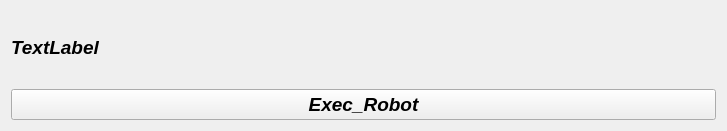
<?xml version="1.0" encoding="UTF-8"?>
<ui version="4.0">
 <class>Form</class>
 <widget class="QWidget" name="Form">
  <property name="geometry">
   <rect>
    <x>0</x>
    <y>0</y>
    <width>727</width>
    <height>131</height>
   </rect>
  </property>
  <property name="font">
   <font>
    <pointsize>14</pointsize>
    <italic>true</italic>
    <bold>true</bold>
   </font>
  </property>
  <property name="windowTitle">
   <string>Form</string>
  </property>
  <layout class="QHBoxLayout" name="horizontalLayout">
   <item>
    <layout class="QGridLayout" name="gridLayout">
     <item row="1" column="0">
      <layout class="QVBoxLayout" name="verticalLayout">
       <property name="sizeConstraint">
        <enum>QLayout::SetFixedSize</enum>
       </property>
       <item>
        <widget class="QLabel" name="label">
         <property name="text">
          <string>TextLabel</string>
         </property>
        </widget>
       </item>
       <item>
        <widget class="QPushButton" name="pushButton_2">
         <property name="text">
          <string>Exec_Robot</string>
         </property>
        </widget>
       </item>
      </layout>
     </item>
    </layout>
   </item>
  </layout>
 </widget>
 <resources/>
 <connections/>
</ui>
